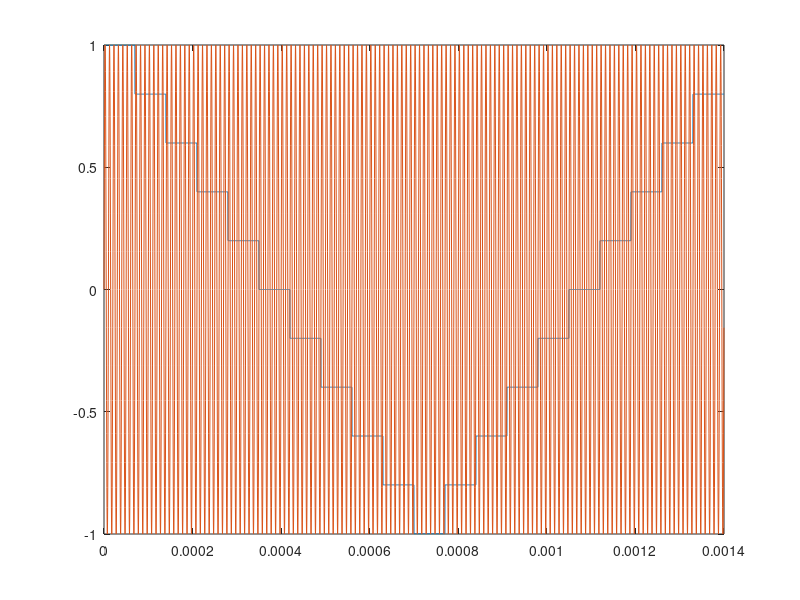

Source code (MATLAB):
% Setting parameters of the DUT
f=100.e3; % [Hz] DUT signal frequency
A=1.;     % [V] DUT signal amplitude
ph=0.;    % [rad] DUT signal phase
ratio=1.; % [V/V] Division ratio of voltage divider
A=A/ratio;  % [V] DUT amplitude after voltage divider

% Condition 1: Setting PJVS steps that fit with the given PJVS and DUT signal
limit=.1;  % [V] Sampling limit (+-) for the sub-sampling
fm=75.e9;  % [Hz] MW frequency for the PJVS
V_JJ=2.06783901104e-15*fm;  % [V] per JJ
n_JJstep=floor(limit/V_JJ); % [] Number of JJs to fit within sampling limit. This constitutes half of the PJVS steps.
%n_JJstep*V_JJ
n_PJVSsteps=ceil((2*A-2*limit)/(2*n_JJstep*V_JJ))+1; % Number of PJVS steps necessary in the triangular sweep
PJVSstepvalues=2*2*(n_PJVSsteps-1)*n_JJstep:-2*n_JJstep:n_JJstep;
PJVSstepvalues=abs(PJVSstepvalues-2*(n_PJVSsteps-1)*n_JJstep)-(n_PJVSsteps-1)*n_JJstep;

% Condition 2: Make the PJVS steps are wide enough to sample over an entire period of the DUT signal.
% We must shave off one period on each side of the transition between two PJVS-step to avoid dubious data,
% sampled when the PJVS is not properly quantised.
nT=5; % [] Number of periods to sample
Tstep=(nT+2)/f;  % [s] Time spent on a PJVS step.
fstep=1./Tstep; % [Hz]
f_envelope=fstep/length(PJVSstepvalues);  % [Hz]
A_envelope=max(PJVSstepvalues(:))*V_JJ; % [V]
ph_envelope = 0*pi; % [rad] No phase shift here.

% Condition 3: The sampling rate must be a multiple of the DUT signal frequency.
% This multiple corresponds to number of samples per period of the DUT signal.
% In addition, the sample rate must also be large enough to guarantee at least
% one sample at each PJVS-step. This means, the sample-to-sample time must be small enough
% that the maximum expected sample-to-sample voltage change is smaller than the sample band (2 x limit).
% To ensure that this condition is always met, we decrease the limit of
% the  maximum expected sample-to-sample voltage change by the given factor, limit_margin
limit_margin=1.1; % Effective limit: limit -> limit/limit_margin
fs_min=f*A*limit_margin/limit;  % [Sa/s] Minimum limit to fulfill condition 3.2
fs_max=16.e6; % [Sa/s] Maximum allowed sampling frequency
select_sP=false; % If true, select number of samples per period, and appropriate fs is calculated. If false, the pre-set fs is selected
nsP=10;  % [] Number of sample points per period of the DUT signal. Used if select_sP==true
fs=4.e6;  % [Sa/s] Sampling rate. Used if select_sP==false

if fs_max<fs_min
  error('The maximum condition of the sampling rate has been set lower than the required minimum limit.');
end

if select_sP==true
  fs=f*nsP;
else
  if mod(fs,f)!=0
    error('The selected fs is not an integer number of f');
  endif
  nsP=fs/f;
end

if fs<fs_min
  error('The sampling rate has been set lower than the required minimum limit.');
end

if fs>fs_max
  error('The sampling rate has been set above the maximum condition set.');
end


% Test conditions:
t=0:1./fs:(1/f_envelope-1./fs);
yPJVS=t;
yDUT=A*sin(2*pi*f*t);
for i=1:length(t)
  yPJVS(i)=PJVSstepvalues(floor(t(i)*fstep)+1)*V_JJ;
end


plot(t,yPJVS);
hold on
plot(t,yDUT);
hold off
